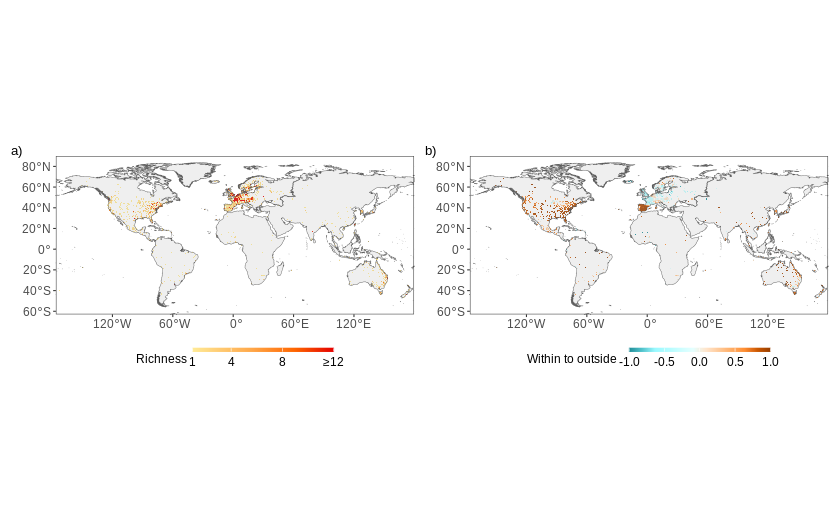

Here is the R script that generated this plot:
#####load enviroment#######
library(terra)
library(tidyterra)
library(data.table)
library(ggplot2)
library(paletteer)
library(scales)
library(patchwork)

######define parameters##########
crs <- '+proj=longlat +datum=WGS84'
globalRaster <- rast(vals=NA,nrows=180, ncols=360,xmin=-180, xmax=180,ymin=-90, ymax=90,crs=crs)
continentPolygon <- vect('/root/autodl-tmp/worldBorder/World_Continents.shp')
coast <- rnaturalearth::ne_coastline(scale = "small", returnclass = "sf") %>% vect()
`%notin%` <- Negate(`%in%`)

pal2 <-paletteer_d("colorBlindness::Blue2DarkOrange12Steps")
pal <- paletteer_dynamic("cartography::orange.pal", 20)

######fig1 pest pattern ################
#all pests
allTif <- list.files('pests/forest_pests/data/',full.names = T)

patternMap <- function(typeName,tagName1,tagName2){
  all_r <- grep(paste0(typeName,'_all.tif'),allTif,value=T) %>% rast() %>% resample(globalRaster,'near')
  all_r2 <- ifel(all_r>0,all_r,NA)
  r_cap <- ifel(all_r2 > 12, 12, all_r2)
  
  p1 <- ggplot() +
    geom_spatraster(data = r_cap) +
    geom_spatvector(data=continentPolygon,fill='grey70',alpha=0.2)+
    coord_sf(crs = crs,xlim=c(-160,163.5),ylim=c(-56,83))+
    theme_bw()+
    scale_fill_gradientn(
      colours = pal,
      limits  = c(1, 12),          
      # oob     = squish,
      breaks  = c(1, 4, 8, 12),     
      labels  = c("1", "4", "8", "≥12"),
      # trans   = power_trans(0.6),   
      na.value = "white",
      name    = "Richness"
    )+
    labs(tag=tagName1)+
    # theme_bw()+
    theme(
      # plot.title = element_text(hjust=0.5),
      # panel.background = element_rect(fill = "grey90"),
      # plot.background  = element_rect(fill = "grey90"),
      legend.text =  element_text(size = 12),
      legend.title =  element_text(hjust = -1,size = 12),
      #legend.title = element_text(hjust=0.5),
      # legend.title.align = -10,
      plot.caption = element_text(size = 15,face = 'bold'),
      axis.text = element_text(size = 12,face = 'bold'),
      # legend.position = 'none',
      legend.position = 'bottom',
      # legend.direction='vertical',
      legend.key.width = unit(1,'cm'),
      legend.key.height = unit(0.15,'cm')
    )
 
  native_r <- grep(paste0(typeName,'_native.tif'),allTif,value=T) %>% rast()
  nonnative_r <- grep(paste0(typeName,'_non_native.tif'),allTif,value=T) %>% rast()
  diff_r <- native_r - nonnative_r
  
  
  sum_r  <- native_r + nonnative_r

  sum_r[sum_r == 0] <- NA  
  rel_r  <- (native_r - nonnative_r) / sum_r
  rel_resample <- resample(rel_r,globalRaster,'bilinear')
  
  
  p2 <- ggplot() +
    geom_spatraster(data = rel_resample,maxcell = 1036800) +
    geom_spatvector(data=continentPolygon,fill='grey70',alpha=0.2)+
    coord_sf(crs = crs,xlim=c(-160,163.5),ylim=c(-56,83))+
    theme_void()+
    guides(
      fill=guide_colorbar('Within to outside  ')
    )+
    scale_fill_gradientn(colours = pal2,
                         # labels=scales::label_number(accuracy = 1),
                         # transform='log10',
                         # limits=c(1,108),
                         na.value='white')+
    labs(tag  =tagName2)+
    theme_bw()+
    theme(
      # plot.tag.position = c(0.02, 0.98),
      plot.title = element_text(hjust=0.5),
      plot.caption = element_text(size = 15,face = 'bold'),
      axis.text = element_text(size = 12,face = 'bold'),
      # panel.background = element_rect(fill = "grey90"),
      # plot.background  = element_rect(fill = "grey90"),
      legend.text =  element_text(size = 12),
      legend.title =  element_text(size = 12),
      # legend.title.align = -10,
      # legend.position = 'none',
      legend.position = 'bottom',
      # legend.direction='vertical',
    
      legend.key.width = unit(1,'cm'), 
      legend.key.height = unit(0.15,'cm')
    )
  return(p1+p2)
}

allPlot <- patternMap('all','a)','b)')
animalPlot <- patternMap('animals','c)','d)')
plantPlot <- patternMap('plants','e)','f)')
diseasePlot <- patternMap('diseaes','g)','h)')
